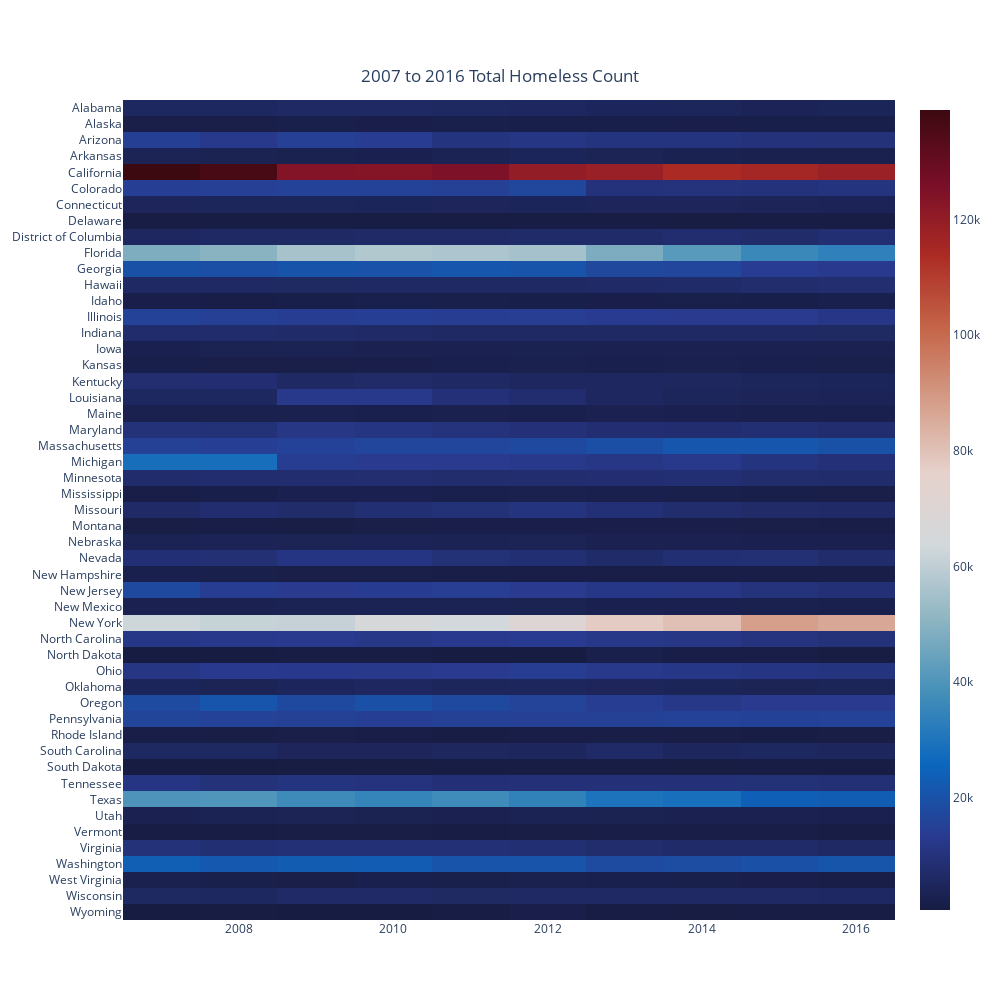

This figure's notebook cell:
### Markdown cell above
### Conclusion: We see that California, Florida, Michigan, and Texas homeless population decreased, whereas New York's increased by quite a lot.

### Code cell
#Create layout.
layout = cf.Layout(
    height=1000,
    width=1000)

#Assign values to the figure, change the colorscale, and set the layout.
fig = go.Figure(data=go.Heatmap(
        z=styeartotal['Count'],
        x=styeartotal['Year'],
        y=styeartotal['State'],
        colorscale='balance'),
        layout=layout)

#Set the states to be in alphabetical order.
fig.update_yaxes(autorange="reversed")

#Set the title and position it. 
fig.update_layout(
    title={
        'text': "2007 to 2016 Total Homeless Count",
        'y':.93,
        'x':0.5,
        'xanchor': 'center',
        'yanchor': 'top'})

fig.show()

### Figure 1 — Plotly figure (JSON) as saved in the notebook; plotly's stock layout.template omitted (floating-point values rounded to 4 significant figures; data arrays with more than 128 entries replaced by an {"elided": "..."} marker saying what was removed)
{"data": [{"colorscale": [[0, "rgb(23, 28, 66)"], [0.09091, "rgb(41, 58, 143)"], [0.1818, "rgb(11, 102, 189)"], [0.2727, "rgb(69, 144, 185)"], [0.3636, "rgb(142, 181, 194)"], [0.4545, "rgb(210, 216, 219)"], [0.5455, "rgb(230, 210, 204)"], [0.6364, "rgb(213, 157, 137)"], [0.7273, "rgb(196, 101, 72)"], [0.8182, "rgb(172, 43, 36)"], [0.9091, "rgb(120, 14, 40)"], [1, "rgb(60, 9, 17)"]], "type": "heatmap", "x": {"elided": "510 int values"}, "y": {"elided": "510 str values"}, "z": {"elided": "510 int values"}}], "layout": {"height": 1000, "title": {"text": "2007 to 2016 Total Homeless Count", "x": 0.5, "xanchor": "center", "y": 0.93, "yanchor": "top"}, "width": 1000, "yaxis": {"autorange": "reversed"}}}
